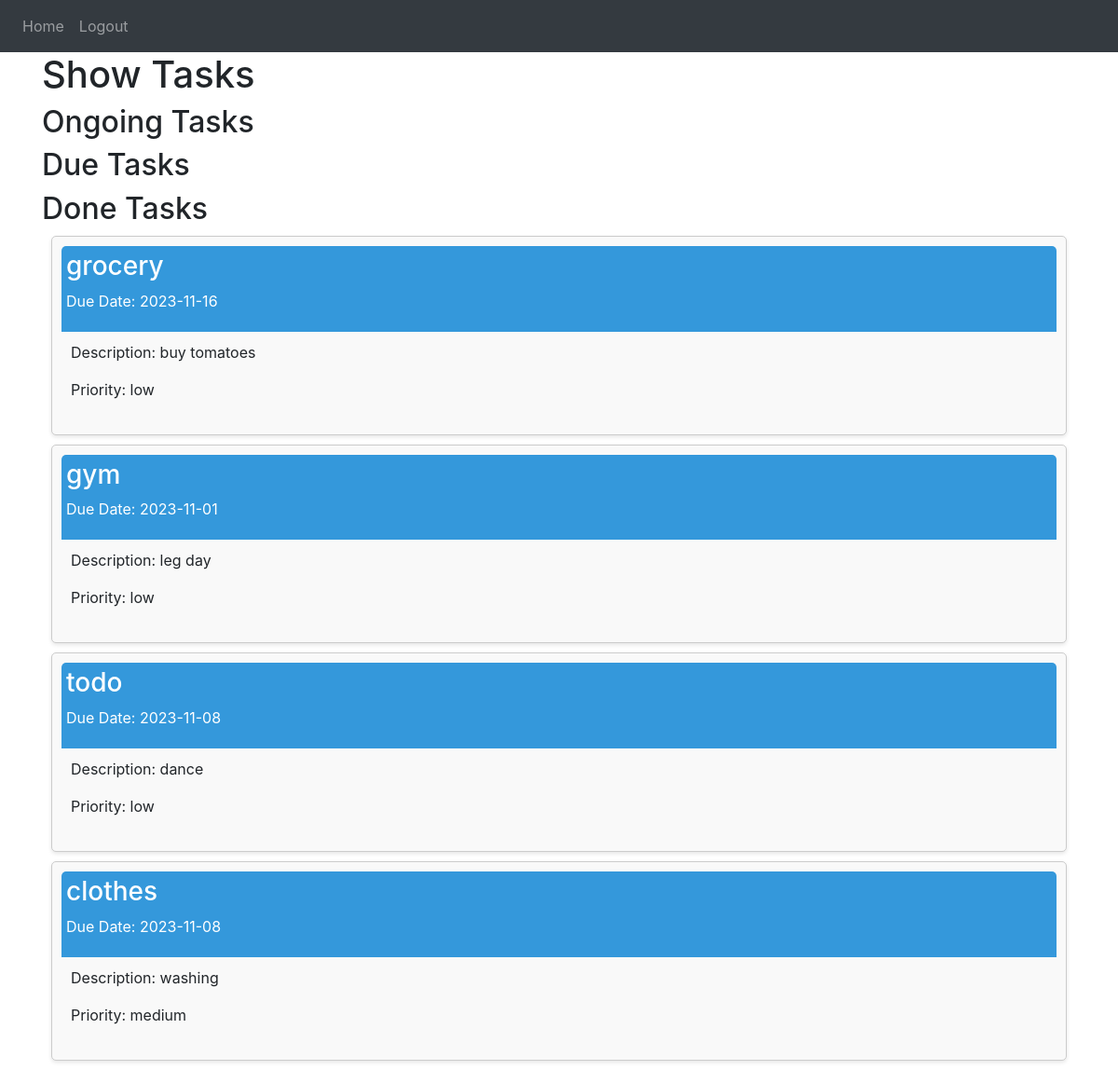
The app's page /show-tasks (signed in) with its own data.
### website/models.py (models this page shows)
class Task(db.Model):
    id = db.Column(db.Integer, primary_key=True)
    title = db.Column(db.String(100), nullable=False)
    description = db.Column(db.String(200))
    due_date = db.Column(db.Date)
    priority = db.Column(db.String(20))
    user_id = db.Column(db.Integer, db.ForeignKey('user.id'))

### website/show_tasks.py (the view)
@show_taskss.route('/show-tasks')
@login_required
def show_tasks():
    tasks = Task.query.filter_by(user_id=current_user.id).all()
    today = date.today()
    ongoing = []
    due = []
    done = []
    for task in tasks:
        if task.due_date < today:
            done.append(task)
        elif task.due_date == today:
            due.append(task)
        else:
            ongoing.append(task)
    return render_template('show_tasks.html', user=current_user, ongoing=ongoing, due=due, done=done)

### website/templates/show_tasks.html (shortened to what this page needs)
{% extends "base.html" %}
{% block content %}
    <link rel="stylesheet" type="text/css" href="{{ url_for('static', filename='styles.css') }}">
    <h1>Show Tasks</h1>
    <h2>Ongoing Tasks</h2>
    <h2>Due Tasks</h2>
    <h2>Done Tasks</h2>
    <div class="task-cards">
        {% for task in done %}
            <div class="task-card">
                <div class="task-header">
                    <h3>{{ task.title }}</h3>
                    <p>Due Date: {{ task.due_date }}</p>
                </div>
                <div class="task-details">
                    <p>Description: {{ task.description }}</p>
                    <p>Priority: {{ task.priority }}</p>
                </div>
            </div>
        {% endfor %}
    </div>
{% endblock %}

### website/templates/base.html (shortened to what this page needs)
<!DOCTYPE html>
<html>
  <head>
    <link
      rel="stylesheet"
      href="https://stackpath.bootstrapcdn.com/bootstrap/4.4.1/css/bootstrap.min.css"
    />
    <link
      rel="stylesheet"
      href="https://stackpath.bootstrapcdn.com/font-awesome/4.7.0/css/font-awesome.min.css"
    />
  </head>
  <body>
    <nav class="navbar navbar-expand-lg navbar-dark bg-dark">
      <div class="collapse navbar-collapse" id="navbar">
        <div class="navbar-nav">
          {% if user.is_authenticated %}
          <a class="nav-item nav-link" id="home" href="/">Home</a>
          <a class="nav-item nav-link" id="logout" href="/logout">Logout</a>
          {% else %}
          <a class="nav-item nav-link" id="login" href="/login">Login</a>
          <a class="nav-item nav-link" id="signUp" href="/sign-up">Sign Up</a>
          {% endif %}
        </div>
      </div>
    </nav>
    <div class="container">{% block content %} {% endblock %}</div>
  </body>
</html>

### website/static/styles.css (style rules this page uses)
.task-card { border: 1px solid #ccc; border-radius: 5px; padding: 10px; margin: 10px; background-color: #f9f9f9; box-shadow: 0 2px 4px rgba(0, 0, 0, 0.1); }
.task-header { background-color: #3498db; color: white; padding: 5px; border-radius: 5px 5px 0 0; }
.task-details { padding: 10px; }

### records on screen
Task: title "grocery", due_date "2023-11-16", description "buy tomatoes", priority "low"
Task: title "gym", due_date "2023-11-01", description "leg day", priority "low"
Task: title "todo", due_date "2023-11-08", description "dance", priority "low"
Task: title "clothes", due_date "2023-11-08", description "washing", priority "medium"
